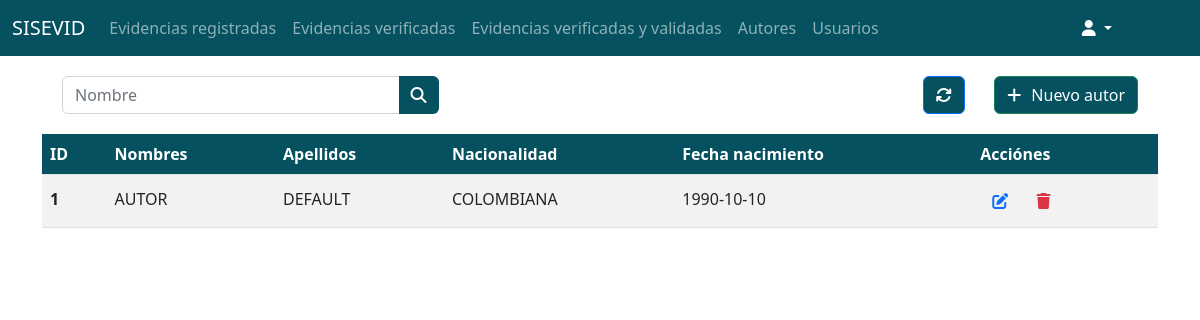
The app's page /view/Autores.php (signed in) with its own data.
### tables this page shows
CREATE TABLE AUTOR(
	ID_AUTOR VARCHAR(4)  PRIMARY KEY,
    NOMBRES VARCHAR(100) NOT NULL,    
	APELLIDOS VARCHAR(100) NOT NULL,
    NACIONALIDAD VARCHAR(100) NULL,
    FECHA_NACIMIENTO DATE NULL,
    USUARIO_CREACION VARCHAR(20) NOT NULL,
    FECHA_CREACION DATETIME NOT NULL
);

### view/Autores.php (the view, shortened to what this page needs)
<?php
$inputBuscar = "";
?>
<!DOCTYPE html>
<html lang="es">
<head>
    <link href="https://cdn.jsdelivr.net/npm/bootstrap@5.2.0/dist/css/bootstrap.min.css" rel="stylesheet">
</head>
<body>
    <nav class="navbar navbar-expand-lg navbar-dark bg-dark" style="background-color: #055160 !important;">
        <div class="container-fluid">
            <a class="navbar-brand" href="#">SISEVID</a>
            <div class="collapse navbar-collapse" id="navbarNav">
                <ul class="navbar-nav">
                    <li class="nav-item">
                        <a class="nav-link" aria-current="page" href="./ViewEvidencia.php">Evidencias
                            registradas</a>
                    </li>
                    <li class="nav-item">
                        <a class="nav-link" aria-current="page" href="./ViewEvidenciaVerificacion.php">Evidencias
                            verificadas</a>
                    </li>
                    <li class="nav-item">
                        <a class="nav-link" aria-current="page" href="./ViewEvidenciaValidacion.php">Evidencias
                            verificadas y validadas</a>
                    </li>
                    <li class="nav-item">
                        <a class="nav-link" href="./Autores.php">Autores</a>
                    </li>
                    <li class="nav-item">
                        <a class="nav-link" href="./Register.php">Usuarios</a>
                    </li>
                    <li class="nav-item dropdown" style="position: absolute;right: 80px;">
                        <a class="nav-link active dropdown-toggle" href="#" id="navbarDropdown" role="button"
                            data-bs-toggle="dropdown" aria-expanded="false">
                            <i class="fas fa-user"></i>
                        </a>
                    </li>
                </ul>
            </div>
        </div>
    </nav>
    <div class="container">
        <div style="margin:20px;">
            <div style="display: flex; align-items: center; justify-content: space-between;">
                <div class="input-group" style="width: 35%;">
                    <input class="form-control" type="text" placeholder="Nombre" name="inputBuscar"
                        value="<?php echo $inputBuscar?>">
                    <button type="submit" class="btn btn-primary" name="btn" value="Consultar"
                        style="background: #055160;border-style: hidden"><i
                            class="fa-solid fa-magnifying-glass"></i></button>
                </div>
                <div style="display: flex;justify-content: space-between; width: 20%;">
                    <div class="">
                        <button type="submit" class="btn btn-primary" value="Listar" name="btn"
                            style="background: #055160"><i class="fas fa-sync"></i></button>
                    </div>
                    <div class="">
                        <button type="button" class="btn btn-success" data-bs-toggle="modal" style="background: #055160"
                            data-bs-target="#staticBackdrop" name="btn" value="Nuevo">
                            <i class="fa-solid fa-plus" style="margin-right: 10px;"></i>Nuevo autor
                        </button>
                    </div>
                </div>
            </div>
        </div>
        <table class="table table-striped" style="vertical-align: initial;">
            <thead style="background: #055160;color: white;">
                <tr>
                    <th scope="col">ID</th>
                    <th scope="col">Nombres</th>
                    <th scope="col">Apellidos</th>
                    <th scope="col">Nacionalidad</th>
                    <th scope="col">Fecha nacimiento</th>
                    <th scope="col">Acciónes</th>
                </tr>
            </thead>
            <?php
                $mysqli = new mysqli("localhost","root","socrates","SISEVID");
                $sql = "SELECT * FROM autor";
                $resultado=$mysqli->query($sql);
                while($row = $resultado->fetch_array()){
                    $datos=$row[0]."||".
                    $row[1]."||".
                    $row[2]."||".
                    $row[3]."||".
                    $row[4]."||".
                    $row[5]."||".
                    $row[6];
                ?>
            <tbody>
                <tr>
                    <th scope="row"><?php echo $row[0]; ?></th>
                    <td><?php echo $row[1]; ?></td>
                    <td><?php echo $row[2]; ?></td>
                    <td><?php echo $row[3]; ?></td>
                    <td><?php echo $row[4]; ?></td>
                    <td>
                        <div style="display: flex,justify-content: space-between;">
                            <button class="btn btn-outline-primary" style="border-style: hidden" type="button"
                                data-bs-toggle="modal" onclick="llenarModal_actualizar('<?php echo $datos?>');"
                                data-bs-target="#editar"><i class="fa-solid fa-pen-to-square"></i></button>
                            <button class="btn btn-outline-danger" style="border-style: hidden"
                                value="<?php echo $row[0]; ?>" name="btnBorrar" type="submit"><i
                                    class="fa-solid fa-trash"></i></button>
                        </div>
                    </td>
                </tr>
                <?php } ?>
            </tbody>
        </table>
    </div>
</body>
</html>

### records on screen
autor: ID_AUTOR "1", NOMBRES "AUTOR", APELLIDOS "DEFAULT", NACIONALIDAD "COLOMBIANA", FECHA_NACIMIENTO "1990-10-10"
